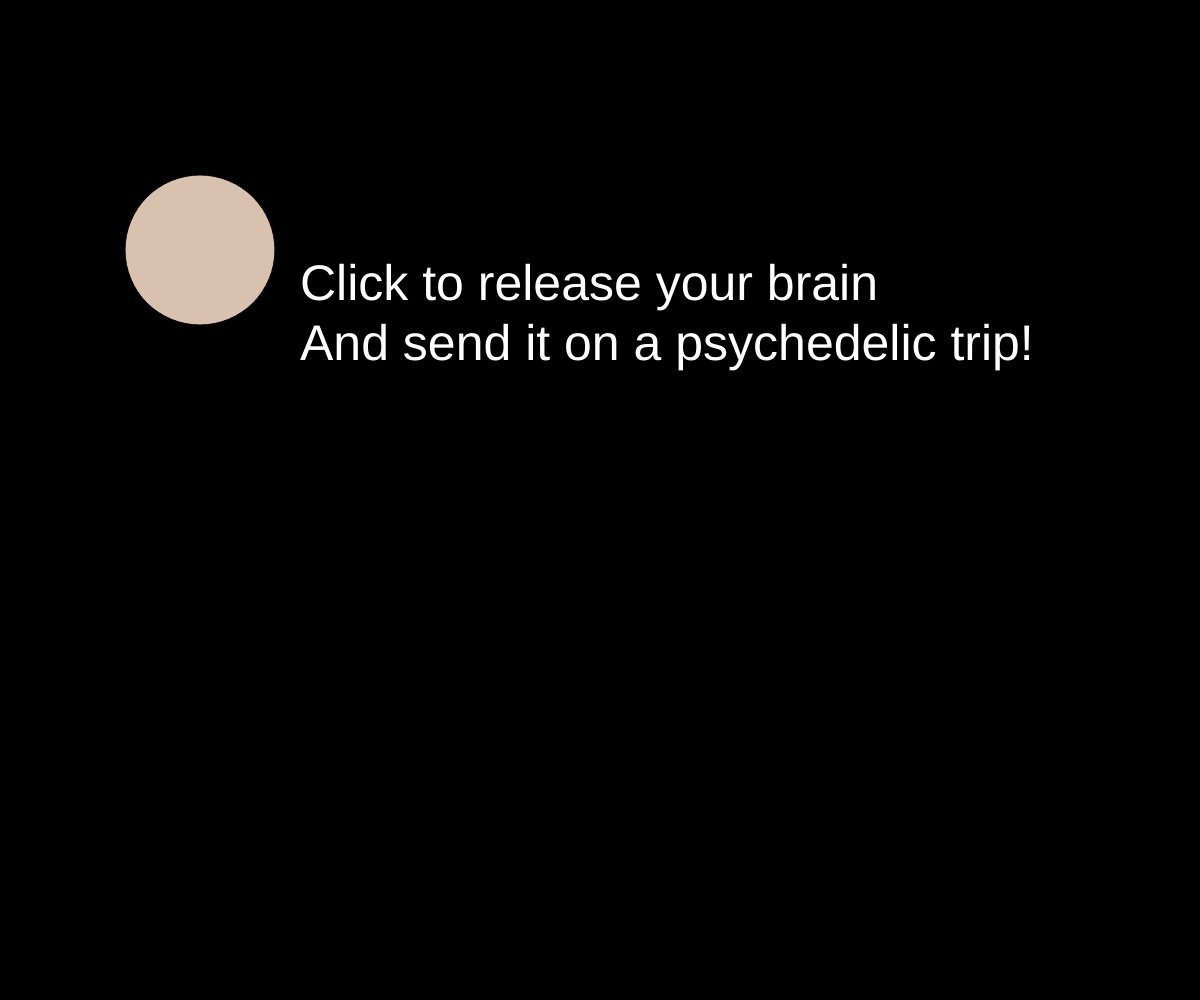
Frame 1 (no input)
Frame 60 (no input): identical to frame 1, image omitted
Frame 120 (the mouse pressed at the canvas centre since frame 60): identical to frame 1, image omitted

The p5.js sketch that drew this single still picture (run headless with seeded random() and noise() and a simulated clock; from frame 60 on, the mouse is pressed at the canvas centre):

// p5.js sketch
// ── sketch.js
let color;
let posX = 200;
let posY = 250;
let velX = 6;
let velY = -5;
let grav = .5;
let notClicked = true;
let clicked = false;
let intro = 'Click to release your brain';
let introCon = 'And send it on a psychedelic trip!';

function setup() {
	createCanvas(windowWidth, windowHeight);
	background(100);

	colorMode(HSB);
	color = random(0, 255);
}

function mouseClicked() {
	notClicked = false;
	clicked = true;
	return false;
}

function draw() {

	//Start backdrop

	color = color + 1;
	if (color > 360) {
		color = 0;
	}

	background(0, 0, 0);

	//Intro Text

	fill(0, 0, 100);
	textSize(50);
	text(intro, 300, 300);
	text(introCon, 300, 360);

	//Stationary Ball at start, and rainbow backdrop

	if (notClicked == true) {
		fill(25, 19, 85);
		ellipse(200, 250, 150, 150);
	} else {
		background(color, 100, 90);
	}

	if (clicked == true) {
		velY = velY + grav;
		posX = posX + velX;
		posY = posY + velY;

		//Stop the ball from going out of bounds

		if (posX > width) {
			velX = velX * -1;
		}

		if (posX < 0) {
			velX = velX * -1;
		}

		if (posY > height) {
			velY = velY * -1;
		}

		if (posY < 0) {
			velY = velY * -1;
		}

		//Ball motion

		fill(25, 19, 85);
		ellipse(posX + velX, posY + velY, 150, 150);
	}

}
